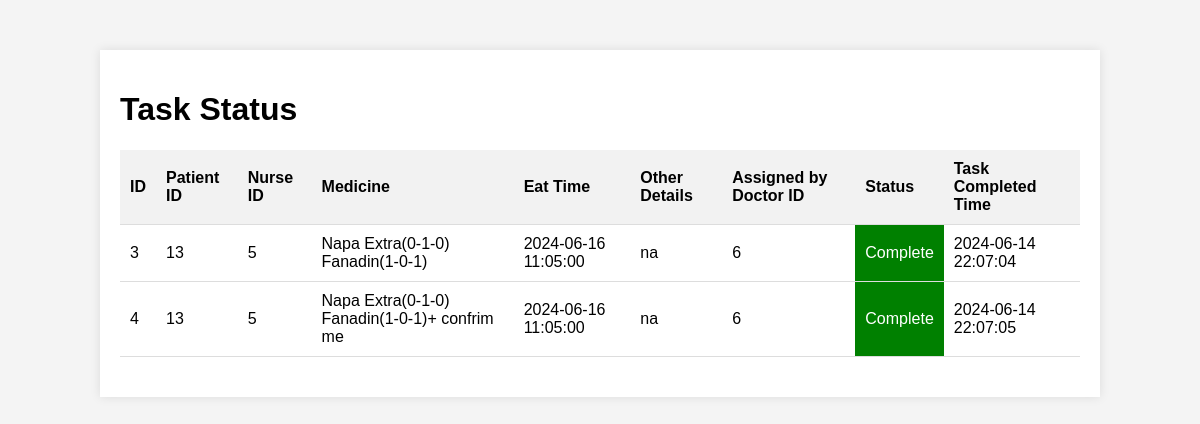
The page /model/view_task.php (signed in) on the database its author committed.
### tables this page shows
CREATE TABLE `tasks` (
  `id` int(11) NOT NULL,
  `patient_id` int(11) DEFAULT NULL,
  `nurse_id` int(11) DEFAULT NULL,
  `medicine` varchar(255) DEFAULT NULL,
  `eat_time` datetime DEFAULT NULL,
  `other_details` text DEFAULT NULL,
  `assigned_by_doctor_id` int(11) DEFAULT NULL,
  `task_completed` varchar(120) DEFAULT '0',
  `task_completed_time` datetime DEFAULT NULL
);

### model/view_task.php (the view, shortened to what this page needs)
<?php
$doctor_id = $_SESSION['id'];
$servername = "localhost";
$username = "root";
$password = "";
$dbname = "health";
$conn = new mysqli($servername, $username, $password, $dbname);
$sql = "SELECT * FROM tasks WHERE assigned_by_doctor_id = ?";
$stmt = $conn->prepare($sql);
$stmt->bind_param("i", $doctor_id);
$stmt->execute();
$result = $stmt->get_result();
?>
<!DOCTYPE html>
<html lang="en">
<head>
</head>
<body>
    <div class="container">
        <h1>Task Status</h1>
        <table>
            <tr>
                <th>ID</th>
                <th>Patient ID</th>
                <th>Nurse ID</th>
                <th>Medicine</th>
                <th>Eat Time</th>
                <th>Other Details</th>
                <th>Assigned by Doctor ID</th>
                <th>Status</th>
                <th>Task Completed Time</th>
            </tr>
            <?php
            if ($result->num_rows > 0) {
                while($row = $result->fetch_assoc()) {
                    $statusClass = $row['task_completed'] == 1 ? 'complete' : 'pending';
                    $statusText = $row['task_completed'] == 1 ? 'Complete' : 'Pending';
                    echo "<tr>
                            <td>{$row['id']}</td>
                            <td>{$row['patient_id']}</td>
                            <td>{$row['nurse_id']}</td>
                            <td>{$row['medicine']}</td>
                            <td>{$row['eat_time']}</td>
                            <td>{$row['other_details']}</td>
                            <td>{$row['assigned_by_doctor_id']}</td>
                            <td class='$statusClass'>$statusText</td>
                            <td>{$row['task_completed_time']}</td>
                          </tr>";
                }
            } else {
                echo "<tr><td colspan='9'>No tasks found</td></tr>";
            }
            ?>
        </table>
    </div>
</body>
</html>

### model/view_task.php (style rules this page uses)
body { font-family: Arial, sans-serif; margin: 0; padding: 0; background-color: #f4f4f4; }
.container { width: 80%; margin: 50px auto; background-color: #fff; padding: 20px; box-shadow: 0 0 10px rgba(0,0,0,0.1); }
table { width: 100%; border-collapse: collapse; margin-bottom: 20px; }
th, td { padding: 10px; text-align: left; border-bottom: 1px solid #ddd; }
th { background-color: #f2f2f2; }
.complete { color: white; background-color: green; }

### rows shown on the page
tasks: id "3", patient "13", nurse "5", medicine "Napa Extra(0-1-0) Fanadin(1-0-1)", eat_time "2024-06-16 11:05:00", other_details "na", assigned_by_doctor "6", task_completed "Complete", task_completed_time "2024-06-14 22:07:04"
tasks: id "4", patient "13", nurse "5", medicine "Napa Extra(0-1-0) Fanadin(1-0-1)+ confrim me", eat_time "2024-06-16 11:05:00", other_details "na", assigned_by_doctor "6", task_completed "Complete", task_completed_time "2024-06-14 22:07:05"
